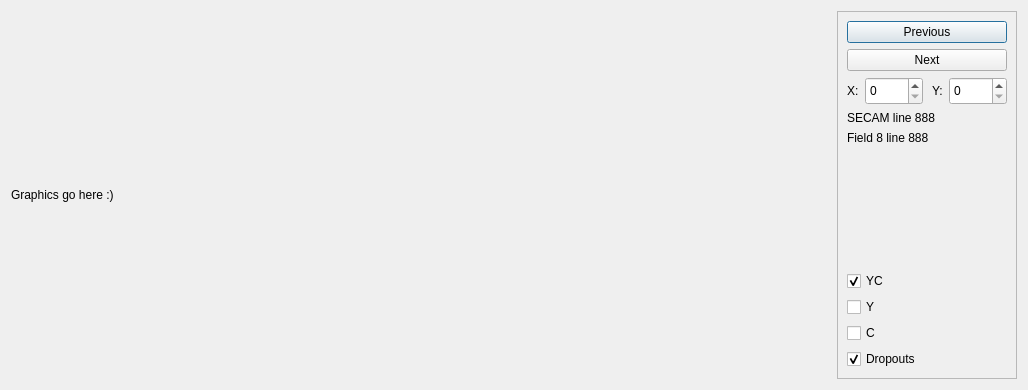
<?xml version="1.0" encoding="UTF-8"?>
<ui version="4.0">
 <class>OscilloscopeDialog</class>
 <widget class="QDialog" name="OscilloscopeDialog">
  <property name="geometry">
   <rect>
    <x>0</x>
    <y>0</y>
    <width>1028</width>
    <height>390</height>
   </rect>
  </property>
  <property name="minimumSize">
   <size>
    <width>480</width>
    <height>300</height>
   </size>
  </property>
  <property name="maximumSize">
   <size>
    <width>16777215</width>
    <height>16777215</height>
   </size>
  </property>
  <property name="windowTitle">
   <string>Scan-line Oscilloscope</string>
  </property>
  <layout class="QHBoxLayout" name="horizontalLayout">
   <item>
    <widget class="QLabel" name="scopeLabel">
     <property name="text">
      <string>Graphics go here :)</string>
     </property>
    </widget>
   </item>
   <item>
    <widget class="QFrame" name="frame">
     <property name="minimumSize">
      <size>
       <width>180</width>
       <height>130</height>
      </size>
     </property>
     <property name="maximumSize">
      <size>
       <width>180</width>
       <height>16777215</height>
      </size>
     </property>
     <property name="frameShape">
      <enum>QFrame::StyledPanel</enum>
     </property>
     <property name="frameShadow">
      <enum>QFrame::Raised</enum>
     </property>
     <layout class="QVBoxLayout" name="verticalLayout">
      <item>
       <widget class="QPushButton" name="previousPushButton">
        <property name="minimumSize">
         <size>
          <width>50</width>
          <height>0</height>
         </size>
        </property>
        <property name="maximumSize">
         <size>
          <width>32767</width>
          <height>16777215</height>
         </size>
        </property>
        <property name="text">
         <string>Previous</string>
        </property>
        <property name="autoRepeat">
         <bool>true</bool>
        </property>
       </widget>
      </item>
      <item>
       <widget class="QPushButton" name="nextPushButton">
        <property name="minimumSize">
         <size>
          <width>50</width>
          <height>0</height>
         </size>
        </property>
        <property name="maximumSize">
         <size>
          <width>32767</width>
          <height>16777215</height>
         </size>
        </property>
        <property name="text">
         <string>Next</string>
        </property>
        <property name="autoRepeat">
         <bool>true</bool>
        </property>
       </widget>
      </item>
      <item>
       <widget class="QFrame" name="positionFrame">
        <property name="frameShape">
         <enum>QFrame::NoFrame</enum>
        </property>
        <property name="frameShadow">
         <enum>QFrame::Raised</enum>
        </property>
        <layout class="QHBoxLayout" name="horizontalLayout_2">
         <property name="spacing">
          <number>6</number>
         </property>
         <property name="leftMargin">
          <number>0</number>
         </property>
         <property name="topMargin">
          <number>0</number>
         </property>
         <property name="rightMargin">
          <number>0</number>
         </property>
         <property name="bottomMargin">
          <number>0</number>
         </property>
         <item>
          <widget class="QLabel" name="xCoordLabel">
           <property name="text">
            <string>X:</string>
           </property>
          </widget>
         </item>
         <item>
          <widget class="QSpinBox" name="xCoordSpinBox">
           <property name="sizePolicy">
            <sizepolicy hsizetype="Expanding" vsizetype="Minimum">
             <horstretch>0</horstretch>
             <verstretch>0</verstretch>
            </sizepolicy>
           </property>
           <property name="minimumSize">
            <size>
             <width>50</width>
             <height>28</height>
            </size>
           </property>
           <property name="maximumSize">
            <size>
             <width>100</width>
             <height>16777215</height>
            </size>
           </property>
          </widget>
         </item>
         <item>
          <widget class="QLabel" name="yCoordLabel">
           <property name="text">
            <string> Y:</string>
           </property>
          </widget>
         </item>
         <item>
          <widget class="QSpinBox" name="yCoordSpinBox">
           <property name="sizePolicy">
            <sizepolicy hsizetype="Expanding" vsizetype="Minimum">
             <horstretch>0</horstretch>
             <verstretch>0</verstretch>
            </sizepolicy>
           </property>
           <property name="minimumSize">
            <size>
             <width>50</width>
             <height>28</height>
            </size>
           </property>
           <property name="maximumSize">
            <size>
             <width>100</width>
             <height>16777215</height>
            </size>
           </property>
          </widget>
         </item>
        </layout>
       </widget>
      </item>
      <item>
       <widget class="QLabel" name="standardLineLabel">
        <property name="text">
         <string>SECAM line 888</string>
        </property>
       </widget>
      </item>
      <item>
       <widget class="QLabel" name="fieldLineLabel">
        <property name="text">
         <string>Field 8 line 888</string>
        </property>
       </widget>
      </item>
      <item>
       <spacer name="verticalSpacer">
        <property name="orientation">
         <enum>Qt::Vertical</enum>
        </property>
        <property name="sizeHint" stdset="0">
         <size>
          <width>20</width>
          <height>40</height>
         </size>
        </property>
       </spacer>
      </item>
      <item>
       <widget class="QCheckBox" name="YCcheckBox">
        <property name="text">
         <string>YC</string>
        </property>
        <property name="checked">
         <bool>true</bool>
        </property>
       </widget>
      </item>
      <item>
       <widget class="QCheckBox" name="YcheckBox">
        <property name="text">
         <string>Y</string>
        </property>
       </widget>
      </item>
      <item>
       <widget class="QCheckBox" name="CcheckBox">
        <property name="text">
         <string>C</string>
        </property>
       </widget>
      </item>
      <item>
       <widget class="QCheckBox" name="dropoutsCheckBox">
        <property name="text">
         <string>Dropouts</string>
        </property>
        <property name="checked">
         <bool>true</bool>
        </property>
       </widget>
      </item>
     </layout>
    </widget>
   </item>
  </layout>
 </widget>
 <resources/>
 <connections/>
</ui>
